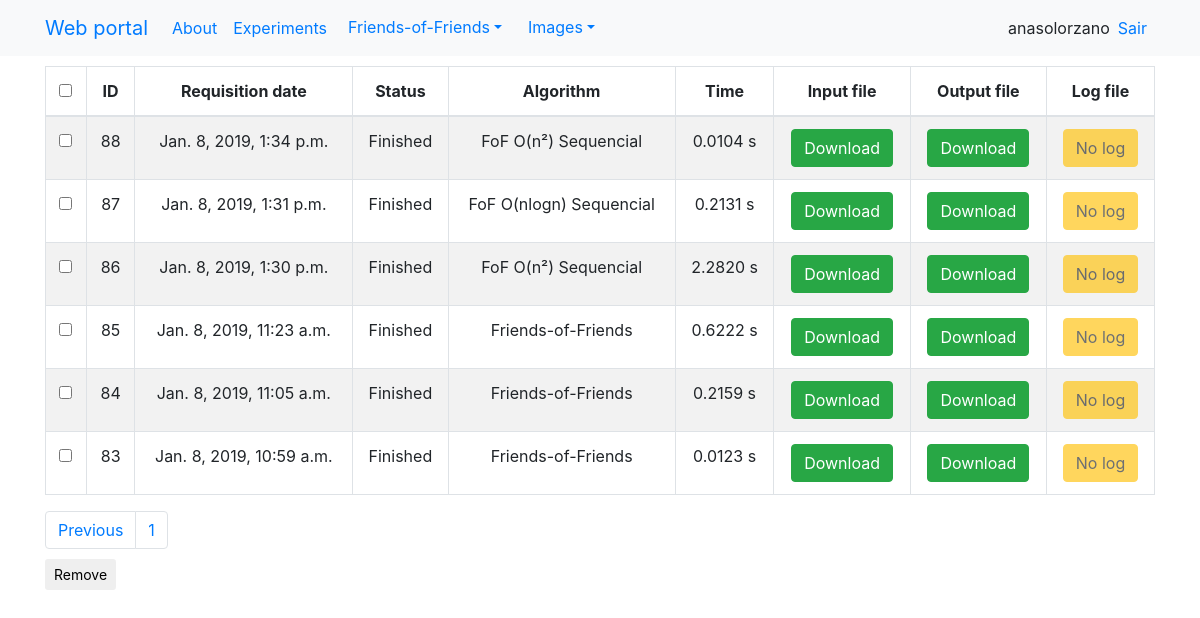
The page /experiments/?page=-1 (signed in) on the database its author committed.
### resulttable/models.py (models this page shows)
class Execution(models.Model):
    request_by = models.ForeignKey(UsuarioFriends, models.PROTECT)
    date_requisition = models.DateTimeField(
        'date_requisition',
        auto_now_add=True)
    status = models.IntegerField(default=1)
    algorithm = models.TextField(null=True, blank=True)
    inputFile = models.FileField(upload_to=user_directory_path_in, null=True)
    outputFile = models.FileField(upload_to=user_directory_path_out, null=True)
    logFile = models.FileField(upload_to=user_directory_path_log, null=True)
    time = models.FloatField(default=-1)
    class Meta:
        managed = True
        db_table = 'execution'

### webfriends/views.py (the view)
# urls.py: path('experiments/', views.table, name="experiments"),
def table(request):
    title = "Welcome %s" % request.user
    executionList = Execution.objects.filter( # Corrigir a lista de execução
        request_by__usuario__id=request.user.id).order_by('-id')
    try:
        UserProf = UsuarioFriends.objects.get(usuario__id=request.user.id)
    except:
        print("Erro. Criando novo userProf")
        user = User.objects.get(id=request.user.id)
        UserProf = UsuarioFriends(usuario=user)
        UserProf.save()
        os.mkdir('./users/user_' + str(request.user.id))
    paginator = Paginator(executionList, UserProf.resultsPerPage)
    page = request.GET.get('page')
    if page is None:
        page = 1
    try:
        executions = paginator.page(page)
    except PageNotAnInteger:
        executions = paginator.page(1)
    except EmptyPage:
        executions = paginator.page(paginator.num_pages)  # da pra tratar
    if paginator.count == 0:
        data = None
    else:
        data = executions
    pageI = paginate(page, paginator)
    context = {
        "title": title,
        "data": data,
        "pagesIndex": pageI,
    }
    return render(request, "home.html", context)

### webfriends/paginator.py (called while the page is built)
def paginate(page, paginator):
    pagesIndex = {}
    pagesIndex[2] = int(page)
    if int(page) == 1:
        pagesIndex[1] = int(0)
        pagesIndex[0] = 0
    if int(page) == 2:
        pagesIndex[1] = 1
        pagesIndex[0] = 0
    if paginator.num_pages - int(page) > 1:
        pagesIndex[3] = int(page) + 1
        pagesIndex[4] = int(page) + 2
        pagesIndex[0] = int(page) - 2
        pagesIndex[1] = int(page) - 1
    if paginator.num_pages - int(page) == 1:
        pagesIndex[3] = int(page) + 1
        pagesIndex[4] = 0
        pagesIndex[0] = int(page) - 2
        pagesIndex[1] = int(page) - 1
    if paginator.num_pages - int(page) == 0:
        pagesIndex[3] = 0
        pagesIndex[4] = 0
        pagesIndex[0] = int(page) - 2
        pagesIndex[1] = int(page) - 1
    return pagesIndex

### templates/home.html (shortened to what this page needs)
{% extends "base.html" %}
{% load crispy_forms_tags %}
{% load static %}
{% block content %}
<div class="row">
  {% if data != None %}
  <div class = "col-sm-12 col-md-12 text-center">
    <table class="table table-striped table-bordered">
      <thead>
        <tr>
          <th><input id="checkHeader" type="checkbox" value=""></th>
          <th>ID</th>
          <th data-align="center">Requisition date</th>
          <th data-align="center">Status</th>
          <th>Algorithm</th>
          <th>Time</th>
          <th>Input file</th>
          <th>Output file</th>
          <th>Log file</th>
        </tr>
      </thead>
      <tbody id="tableExp">
        {% for exp in data %}
        <tr>
          <td><input type="checkbox" value="{{exp.id}}"></td>
          <td>{{exp.id}}</td>
          <td>{{exp.date_requisition}}</td>
          <td>
            {% if exp.status == 1 %}
            Waiting
            {% else %}
            {% if exp.status == 2 %}
            Running
            {% else %}
            {% if exp.status == 3 %}
            Finished
            {% endif %}
            {% endif %}
            {% endif %}
          </td>
          <td>{{exp.algorithm}}</td>
          <td>
            {% if exp.time == -1 %}
              -
            {% else %}
              {{exp.time|floatformat:-4}} s
            {% endif %}
          </td>
          <td>
            {% if exp.inputFile%}
            <a  href="{% url 'downloadInputFile'%}?id={{exp.id}}"><button type="button" class="btn btn-success">Download</button></a>
            {% else %}
            <button type="button" class="btn btn-warning disabled">No input</button>
            {% endif %}
          </td>
          <td>
            {% if exp.outputFile%}
            <a  href="{% url 'downloadOutputFile'%}?id={{exp.id}}"><button type="button" class="btn btn-success">Download</button></a>
            {% else %}
            <button type="button" class="btn btn-warning disabled">No results</button>
            {% endif %}
          </td>
          <td>
            {% if exp.logFile %}
              <a  href="{% url 'downloadLogFile'%}?id={{exp.id}}"><button type="button" class="btn btn-success">Download</button></a>
            {% else %}
              <button type="button" class="btn btn-warning disabled">No log</button>
            {% endif %}
          </td>
        </tr>
        {% endfor %}
      </tbody>
    </table>
  </div>
  {% endif %}
</div>
      <div style="padding-bottom:10px" >
      <ul class="nav navbar-nav navbar-right">
        <ul class="pagination no-margin pull-right">
          {% if data.has_previous %}
            <li class="page-item"><a class="page-link" href="?page={{ data.previous_page_number }}">Previous</a></li>
          {% endif %}
          {% for page, value in pagesIndex.items %}
            {% if value > 0 %}
              <li class="page-item"><a class="page-link" href="?page={{value}}">{{value}}</a></li>
            {% endif %}
          {% endfor %}
        </ul>
      </ul>
    </div>
    <form id="formRemove" method='POST' action='{% url 'expRemove' %}' enctype="multipart/form-data">
      <input type="submit" id="btExcluir" class="btn btn-default btn-sm" value="Remove">
    </form>
{% endblock %}

### templates/navbar.html (shortened to what this page needs)
<nav class="navbar navbar-expand-lg bg-light">
  <div class="container">
    <div class="navbar-header">
      <a class="navbar-brand" href="{% url 'home' %}">Web portal</a>
    </div>
    <div id="navbar" class="navbar-collapse collapse">
      <ul class="navbar-nav mr-auto">
	  <li class="nav-item">
	  <a class="nav-link" href="{% url 'about' %}">About</a>
	  {% if request.user.is_authenticated %}
	  <li class="nav-item">
	  <a class="nav-link" href="{% url 'experiments' %}">Experiments</a>
		<li class="nav-item">
		  <div class="dropdown">
			<button class="btn btn-link dropdown-toggle" type="button" id="dropdownMenuButton" data-toggle="dropdown" aria-haspopup="true" aria-expanded="false">Friends-of-Friends</button>
		 </div>
	<li class="nav-item">
	  <div class="dropdown">
	    <button class="btn btn-link dropdown-toggle" type="button" id="dropdownMenuButton" data-toggle="dropdown" aria-haspopup="true" aria-expanded="false">Images</button>
	  </div>
	  {% endif %}
      </ul>
      <ul class="navbar-nav ml-auto">
	{% if request.user.is_authenticated %}
	<li class="nav-item mr-sm-2">
	  <a>{{user}}</a>
	<li class="nav-item mr-sm-2">
	  <a href="{% url 'auth_logout' %}">Sair</a>
	{% else %}
	<li class="active mr-sm-2"><a href="{% url 'registration_register' %}">Sign up</a></li>
	{% endif %}
      </ul>
    </div>
  </div>
</nav>

### static/ui/cssold/footer.css (style rules this page uses)
html { position: relative; min-height: 100%; }

### rows shown on the page
Execution: id "88", date_requisition "Jan. 8, 2019, 1:34 p.m.", status "Finished", algorithm "FoF O(n²) Sequencial", time "0.0104", shows "No log"
Execution: id "87", date_requisition "Jan. 8, 2019, 1:31 p.m.", status "Finished", algorithm "FoF O(nlogn) Sequencial", time "0.2131", shows "No log"
Execution: id "86", date_requisition "Jan. 8, 2019, 1:30 p.m.", status "Finished", algorithm "FoF O(n²) Sequencial", time "2.2820", shows "No log"
Execution: id "85", date_requisition "Jan. 8, 2019, 11:23 a.m.", status "Finished", algorithm "Friends-of-Friends", time "0.6222", shows "No log"
Execution: id "84", date_requisition "Jan. 8, 2019, 11:05 a.m.", status "Finished", algorithm "Friends-of-Friends", time "0.2159", shows "No log"
Execution: id "83", date_requisition "Jan. 8, 2019, 10:59 a.m.", status "Finished", algorithm "Friends-of-Friends", time "0.0123", shows "No log"

### other values the page prints
{{ user }} "anasolorzano"
{{ value }} "1"
